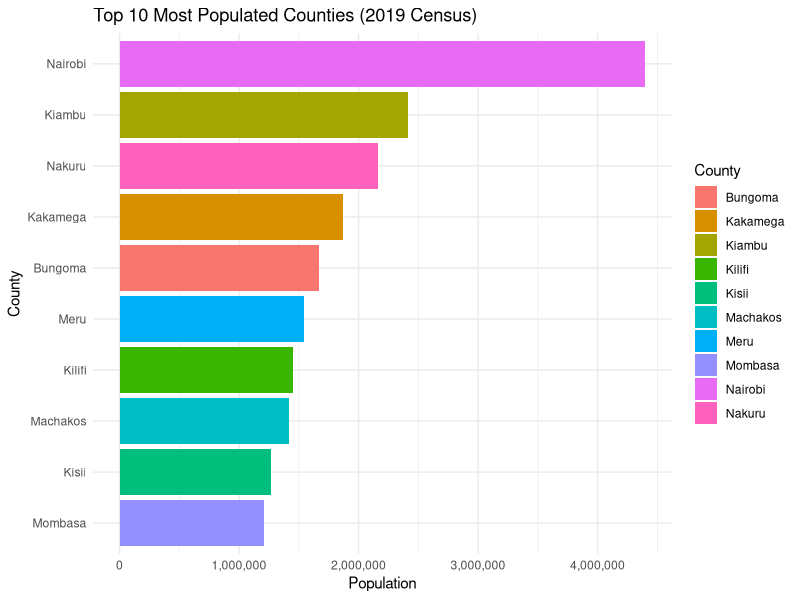
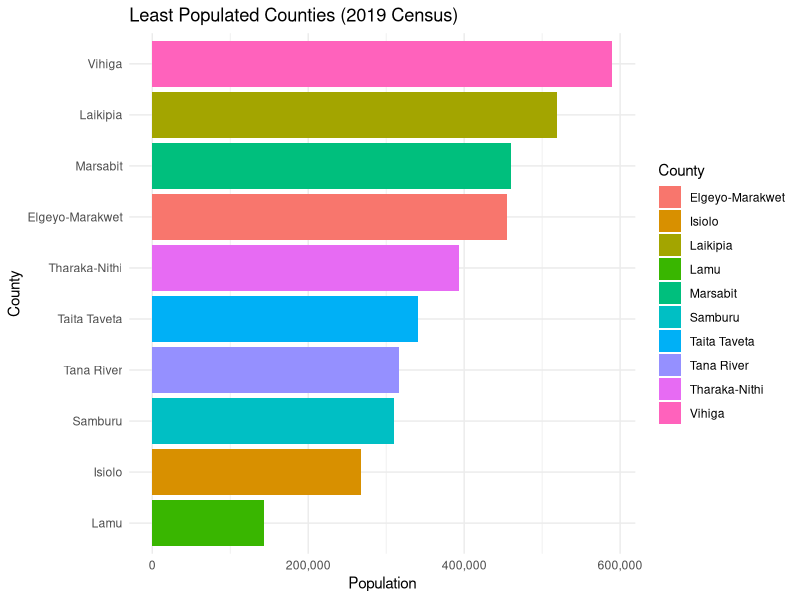
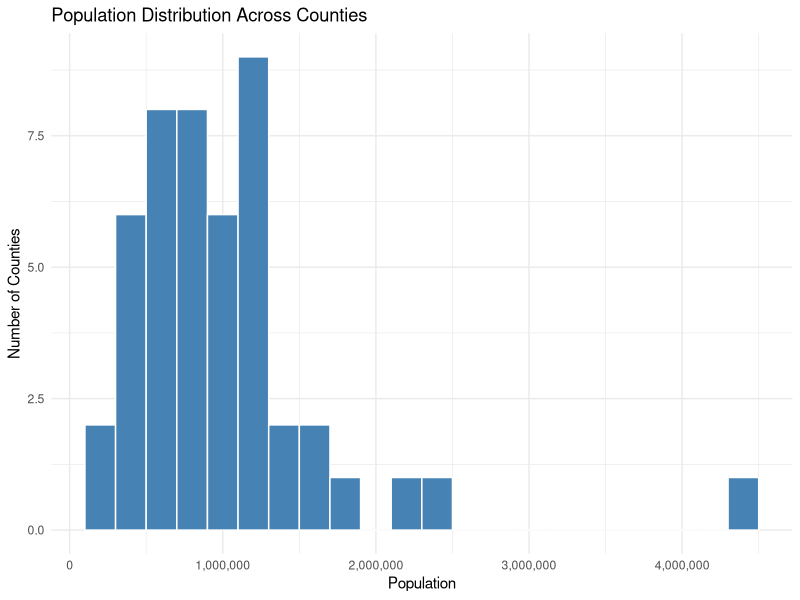
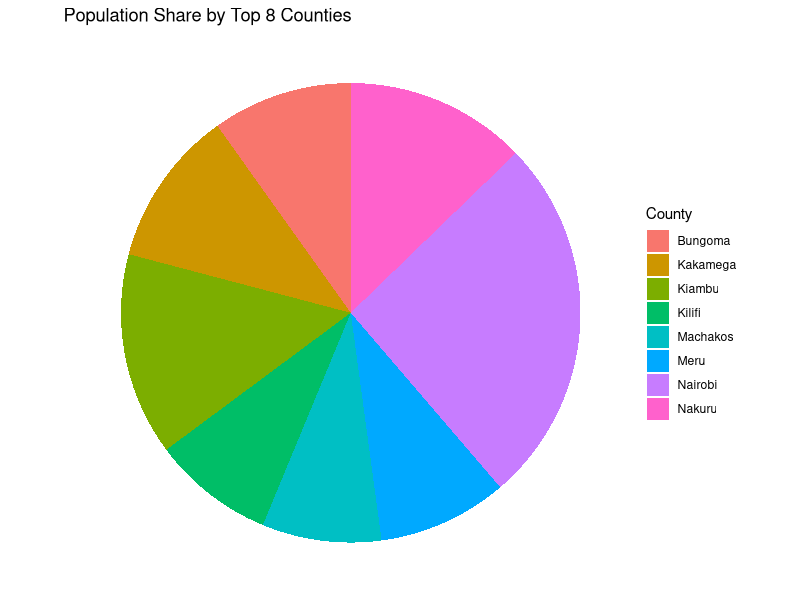

Here is the R script that generated these plots, in order:
# ============================================================
# Kenya Population Analysis (2019 Census)
# ============================================================

# Required Libraries
library(tidyverse)
library(readr)
library(scales)

# ------------------------------------------------------------
# 1. Load Dataset

population <- read_csv("data/2019-population_census-report-per-county.csv")

# Preview Data
glimpse(population)
head(population)

# ------------------------------------------------------------
# 2. Data Cleaning
# ------------------------------------------------------------
# Rename and clean numeric columns
population <- population %>%
  rename(County = County, Population = Total_Population19) %>%
  mutate(Population = as.numeric(gsub(",", "", Population)))

# Create outputs directory if missing
if (!dir.exists("outputs")) dir.create("outputs")

# ------------------------------------------------------------
# 3. Descriptive Statistics
# ------------------------------------------------------------
summary_stats <- population %>%
  summarise(
    Total_Countries = n(),
    Mean_Pop = mean(Population, na.rm = TRUE),
    Median_Pop = median(Population, na.rm = TRUE),
    Max_Pop = max(Population, na.rm = TRUE),
    Min_Pop = min(Population, na.rm = TRUE),
    SD_Pop = sd(Population, na.rm = TRUE)
  )

print(summary_stats)

# ------------------------------------------------------------
# 4. Top 10 Most Populated Counties
# ------------------------------------------------------------
top10 <- population %>%
  arrange(desc(Population)) %>%
  slice_head(n = 10)

plot_top10 <- ggplot(top10, aes(x = reorder(County, Population), y = Population, fill = County)) +
  geom_bar(stat = "identity") +
  coord_flip() +
  scale_y_continuous(labels = comma) +
  labs(title = "Top 10 Most Populated Counties (2019 Census)",
       x = "County", y = "Population") +
  theme_minimal()

ggsave("outputs/top10_counties.png", plot_top10, width = 8, height = 6)

# ------------------------------------------------------------
# 5. Least Populated Counties
# ------------------------------------------------------------
bottom10 <- population %>%
  arrange(Population) %>%
  slice_head(n = 10)

plot_bottom10 <- ggplot(bottom10, aes(x = reorder(County, Population), y = Population, fill = County)) +
  geom_bar(stat = "identity") +
  coord_flip() +
  scale_y_continuous(labels = comma) +
  labs(title = "Least Populated Counties (2019 Census)",
       x = "County", y = "Population") +
  theme_minimal()

ggsave("outputs/bottom10_counties.png", plot_bottom10, width = 8, height = 6)

# ------------------------------------------------------------
# 6. Population Distribution
# ------------------------------------------------------------
plot_distribution <- ggplot(population, aes(x = Population)) +
  geom_histogram(binwidth = 200000, fill = "steelblue", color = "white") +
  scale_x_continuous(labels = comma) +
  labs(title = "Population Distribution Across Counties",
       x = "Population", y = "Number of Counties") +
  theme_minimal()

ggsave("outputs/population_distribution.png", plot_distribution, width = 8, height = 6)

# ------------------------------------------------------------
# 7. Population Share (Pie Chart)
# ------------------------------------------------------------
plot_pie <- population %>%
  arrange(desc(Population)) %>%
  mutate(share = Population / sum(Population) * 100) %>%
  slice(1:8) %>%
  ggplot(aes(x = "", y = share, fill = County)) +
  geom_col() +
  coord_polar(theta = "y") +
  labs(title = "Population Share by Top 8 Counties") +
  theme_void()

ggsave("outputs/population_share_pie.png", plot_pie, width = 7, height = 7)

# ------------------------------------------------------------
# 8. Save Summary Report
# ------------------------------------------------------------
write_csv(summary_stats, "outputs/population_summary.csv")


